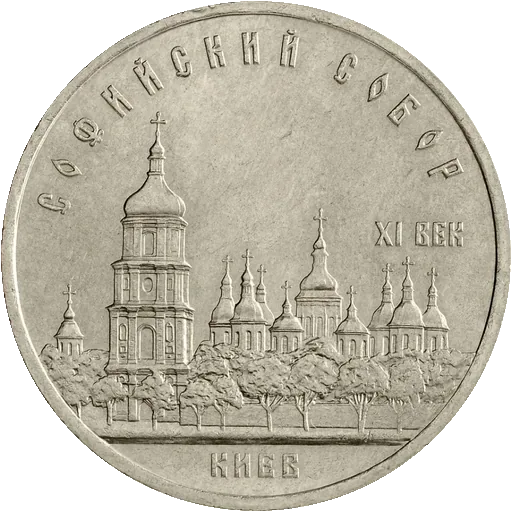
#> input picture img/i/f/1003b.webp, 512 x 512 px
$ python -i update.py   (imports and definitions only)
#> lines starting #> are read from the running program, lines starting #| are printed output that depends on the picture; after the words box and inside, x2 and y2 are one past the last pixel; in counts of white or black regions, pixels touching at a corner belong together
#> further down, picture is the input picture: PIL image 512x512 RGBA; mean R, G, B, A 187.3, 182.4, 167.3, 198.7
"""Автообновление каталога Jadiger: новые выпуски Нацбанков Казахстана, Узбекистана, Кыргызстана и Банка Монголии.

Запуск: python tools/update.py [--dry]   (из корня репозитория; GitHub Actions — раз в сутки)

Основной каталог (id 0..N-1) вшит в public/index.html. Новые монеты дописываются «поверх» него:
  public/auto/coins.js      — window.JADIGER_AUTO = {base, coins:[...], prices:{...}, kz_seen:[...], ...}
  public/auto/t/<id>.json   — миниатюры [герб, сюжет] (data:URL webp, 200 px)
  public/auto/f/<id>.json   — текстуры для 3D [герб, сюжет] (512 px)
  img/og/<id>.jpg           — превью ссылки 1200×630 (заливается в R2: img.jadiger.com/og/<id>.jpg)
  public/sitemap.xml        — адреса страниц монет
Сайт подключает coins.js до основного скрипта и добавляет монеты с id = N, N+1, …;
страницы /kz|uz|kg/<slug> для них отдаёт functions/_lib/coinpage.js.
"""
import base64, io, json, os, re, sys, time, unicodedata, urllib.parse
from datetime import datetime, timezone

import numpy as np
import requests
from PIL import Image, ImageDraw

ROOT = os.path.dirname(os.path.dirname(os.path.abspath(__file__)))
PUB = os.path.join(ROOT, 'public')
AUTO_JS = os.path.join(PUB, 'auto', 'coins.js')
SITE = 'https://jadiger.com'
DRY = '--dry' in sys.argv
S = requests.Session()
S.headers['User-Agent'] = 'Mozilla/5.0 (Jadiger catalog updater; +https://jadiger.com)'
LOG = []


def log(*a):
    msg = ' '.join(str(x) for x in a); LOG.append(msg); print(msg, flush=True)


# [43 lines left out: functions get, read_main, load_auto, save_auto, not called in this run]


# ---------------- общие утилиты ----------------
PRE = str.maketrans({'қ': 'q', 'Қ': 'q', 'ғ': 'g', 'Ғ': 'g', 'ұ': 'u', 'Ұ': 'u', 'ү': 'u', 'Ү': 'u', 'ө': 'o', 'Ө': 'o', 'ә': 'a', 'Ә': 'a',
                     'і': 'i', 'І': 'i', 'һ': 'h', 'ң': 'ng', 'Ң': 'ng', 'ӯ': 'u', 'ҳ': 'h', 'ӣ': 'i', 'ҷ': 'j', 'Ҷ': 'j'})
RU = dict(zip('абвгдеёжзийклмнопрстуфхцчшщъыьэюя', ['a', 'b', 'v', 'g', 'd', 'e', 'e', 'zh', 'z', 'i', 'i', 'k', 'l', 'm', 'n', 'o', 'p', 'r', 's', 't', 'u', 'f', 'kh', 'ts', 'ch', 'sh', 'shch', '', 'y', '', 'e', 'iu', 'ia']))


# [5 lines left out: function translit, not called in this run]


def norm(s):
    s = unicodedata.normalize('NFKC', str(s)).lower().replace('ё', 'е')
    return re.sub(r'[^0-9a-zа-яәғқңөұүһіáéíóúýǵńşçğ]', '', s)


def metal_tag(m):
    m = (m or '').lower()
    return 'au' if 'au' in m else 'ag' if 'ag' in m else translit(m) or 'cuni'


# [13 lines left out: functions make_slug, data_url, not called in this run]


BG = (190, 190, 192)


def coin_mask(im):
    """маска монеты: по прозрачности (PNG магазина) или по отличию от фона в углах (JPG)."""
    a = np.array(im.convert('RGBA')).astype(int)
    if (a[..., 3] < 20).mean() > 0.03: m = a[..., 3] > 40
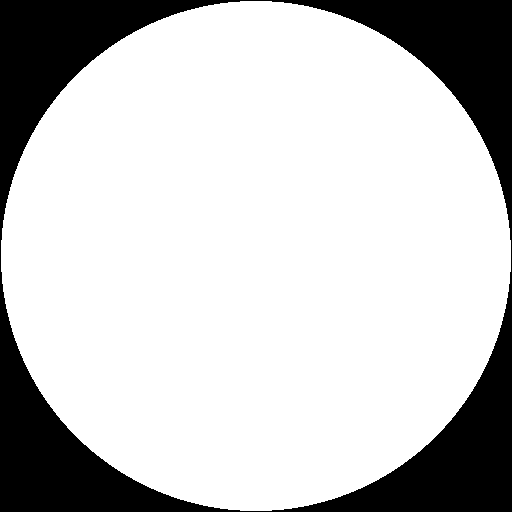
#> m: shape (512, 512) bool; 77.9% white; 1 black region, box (x1, y1, x2, y2) and area: (0, 0, 512, 512) 57912
    else:
        rgb = a[..., :3]; b = np.r_[rgb[:4].reshape(-1, 3), rgb[-4:].reshape(-1, 3), rgb[:, :4].reshape(-1, 3), rgb[:, -4:].reshape(-1, 3)]
        m = np.abs(rgb - np.median(b, 0)).max(2) > 30
    return m


def prepare(im):
    """→ (картинка RGBA, обрезанная по монете, квадратная с прозрачными полями; круглая ли; дыры [[cx,cy,r]])"""
    im = im.convert('RGBA'); m = coin_mask(im)
    ys, xs = np.where(m)
    if len(xs) < 2000: raise ValueError('монета не найдена на фото')
    x0, x1, y0, y1 = xs.min(), xs.max() + 1, ys.min(), ys.max() + 1
#> x0 = 1; x1 = 511; y0 = 1; y1 = 511
    crop = im.crop((x0, y0, x1, y1)); mk = m[y0:y1, x0:x1]
#> after `crop = im.crop((x0, y0, x1, y1))`:
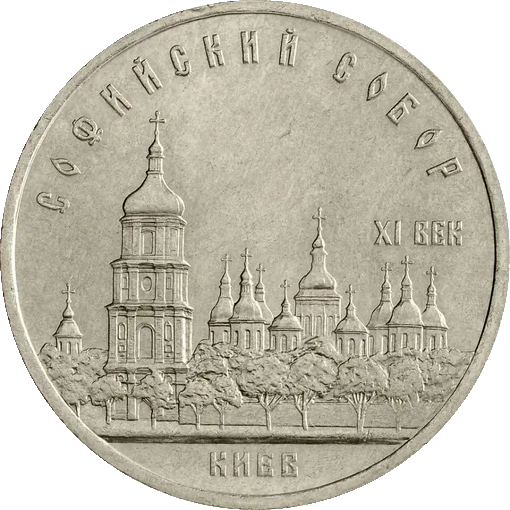
#> crop: PIL image 510x510 RGBA; mean R, G, B, A 187.1, 182.2, 167, 200.2; transparent parts drawn white
#> after `mk = m[y0:y1, x0:x1]`:
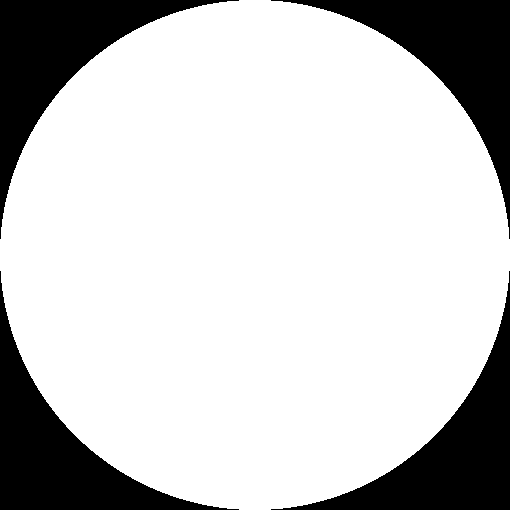
#> mk: shape (510, 510) bool; 78.5% white; 4 black regions, box (x1, y1, x2, y2) and area: (0, 0, 239, 239) 13967, (271, 0, 510, 239) 13967, (0, 271, 239, 510) 13967, (271, 271, 510, 510) 13967
    w, h = x1 - x0, y1 - y0
#> w = 510; h = 510
    # круглая: заполнение вписанного эллипса и соотношение сторон
    yy, xx = np.mgrid[0:h, 0:w]; ell = ((xx + .5 - w / 2) / (w / 2)) ** 2 + ((yy + .5 - h / 2) / (h / 2)) ** 2 <= 1
#> after `yy, xx = np.mgrid[0:h, 0:w]`:
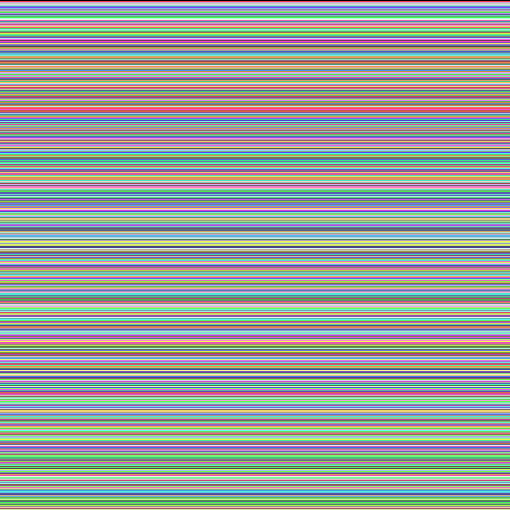
#> yy: shape (510, 510) int64; 510 distinct labels, from 0 to 509; one colour per label, 0 black
#> after `yy, xx = np.mgrid[0:h, 0:w]`:
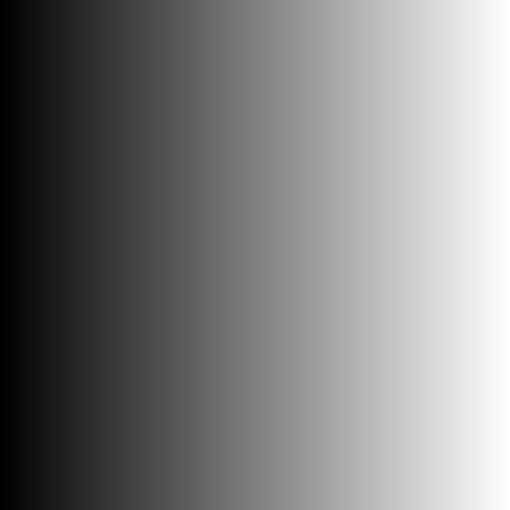
#> xx: shape (510, 510) int64; min 0, max 509, mean 254.5; drawn with min black and max white
#> after `ell = ((xx + 0.5 - w / 2) / (w / 2)) ** 2 + ((yy + 0.5 - h / 2) / (h /`: ell: shape (510, 510) bool; 78.5% white; 4 black regions, box (x1, y1, x2, y2) and area: (0, 0, 239, 239) 13951, (271, 0, 510, 239) 13951, (0, 271, 239, 510) 13951, (271, 271, 510, 510) 13951
    inside = mk[ell].mean(); outside = mk[~ell].mean() if (~ell).any() else 0
#> after `inside = mk[ell].mean()`: inside = 1
#> after `outside = mk[~ell].mean() if (~ell).any() else 0`: outside = 0
    round_ = abs(w / h - 1) < 0.03 and inside > 0.95 and outside < 0.12
#> round_ = True
    # отверстия: прозрачные участки внутри силуэта
    holes = []
    try:
        from scipy import ndimage
        filled = ndimage.binary_fill_holes(mk); hole = filled & ~mk
#> after `hole = filled & ~mk`: hole: shape (510, 510) bool; every value is 0
        lab, n = ndimage.label(hole)
#> lab: shape (510, 510) int32; every value is 0
#> n = 0
        for k in range(1, n + 1):
            pts = np.argwhere(lab == k)
            if len(pts) < 0.0008 * w * h: continue
            cy, cx = pts.mean(0); r = np.sqrt(len(pts) / np.pi)
            holes.append([round(float((cx + .5) / w), 4), round(float((cy + .5) / h), 4), round(float(r / w), 4)])
#> after the loop, holes = []
    except ImportError:
        pass
    return crop, mk, round_, holes, w / h


# [25 lines left out: functions round_texture, shaped_texture, contour01, not called in this run]


def circle01(n=128):
    return [round(float(v), 4) for k in range(n) for v in (.5 + .5 * np.cos(2 * np.pi * k / n), .5 + .5 * np.sin(2 * np.pi * k / n))]


# [203 lines left out: functions img_manifest_add, build_images, fetch_image, kz_coin, kz_series_name, kz_update and 2 more, not called in this run]


# ---------------- Монголия: магазин Банка Монголии erdenesiinsan.mn ----------------
MN_SERIES = {'Ховордож буй амьтад, Монгол орны байгаль': 'Редкие животные и природа Монголии', 'Монголын хаад': 'Ханы Монголии',
             'Урлаг, Спорт': 'Искусство и спорт', 'Монголбанкны ойн баяр': 'Юбилеи Банка Монголии', 'Тэмдэглэлт ойн баяр': 'Памятные даты Монголии',
             'Бурхан шашин': 'Буддийское наследие', 'Хүүхдийн сэдэвт': 'Детская тема', 'Төрийн тэргүүн': 'Главы государства',
             'Гадаад харилцаа, хамтын ажиллагаа': 'Внешние связи и сотрудничество', '12 жил': 'Восточный календарь', 'Wild Mongolia': 'Дикая Монголия',
             'Woodland spirits': 'Лесные духи', 'Into the Wild': 'В дикой природе', 'Faberge eggs': 'Яйца Фаберже', 'Evolution of Life': 'Эволюция жизни',
             'Түүхэн хүмүүс': 'Исторические личности'}
MN_SKIP = re.compile(r'гулдмай|үрэл|хайрцаг|дэвсгэрт', re.I)   # слитки, гранулы, футляры, «фольговые банкноты»


# [43 lines left out: functions mn_metal, mn_update, not called in this run]


def today(): return datetime.now(timezone.utc).strftime('%Y-%m-%d')
def days_ago(n): return datetime.fromtimestamp(time.time() - n * 86400, timezone.utc).strftime('%Y-%m-%d')


# [33 lines left out: functions write_sitemap, main, not called in this run]


# [2 lines not run here, left out]

>>> from PIL import Image
>>> picture = Image.open('../img/i/f/1003b.webp')
>>> result = prepare(picture)
#> result = 5 items
